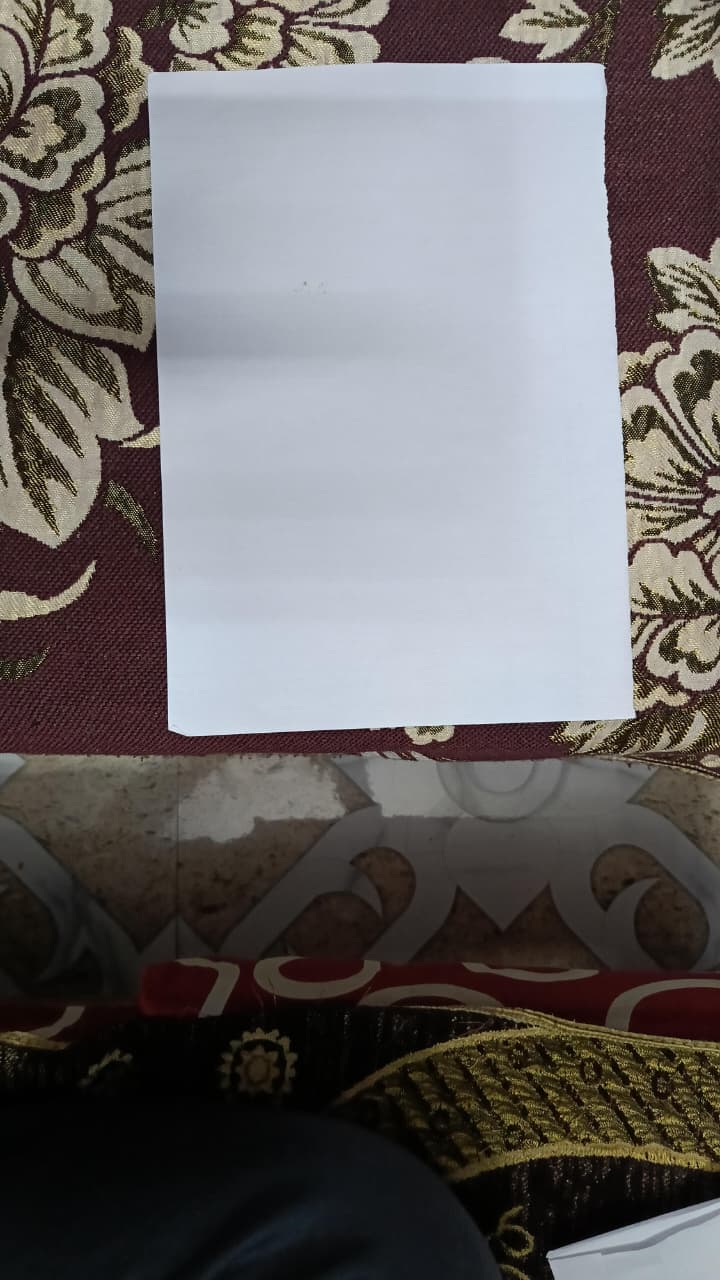
#> input picture 2.jpeg, 720 x 1280 px, given in place of the camera
$ python ObjectMeasurement.py
#> lines starting #> are read from the running program, lines starting #| are printed output that depends on the picture; after the words box and inside, x2 and y2 are one past the last pixel; in counts of white or black regions, pixels touching at a corner belong together
#> further down, img is the input picture: shape (1280, 720, 3); mean B, G, R 103, 102.9, 106.4
### utlis.py
import cv2
import numpy as np

def getContours(img,cThr=[100,100],showCanny=False,minArea=1000,filter=0,draw =False):
#> called with showCanny = False, minArea = 50000, filter = 4, draw = False
    imgGray = cv2.cvtColor(img,cv2.COLOR_BGR2GRAY)
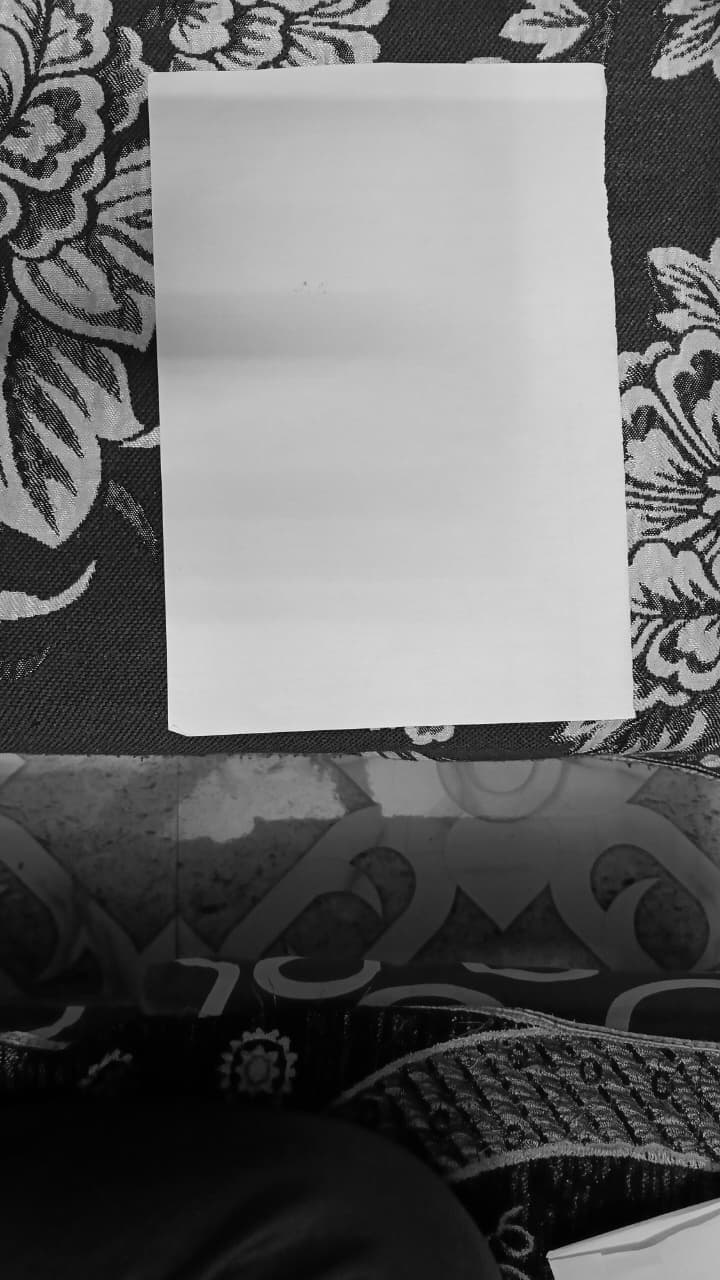
#> imgGray: shape (1280, 720); min 0, max 252, mean 104.1
    imgBlur = cv2.GaussianBlur(imgGray,(5,5),1)
    imgCanny = cv2.Canny(imgBlur,cThr[0],cThr[1])
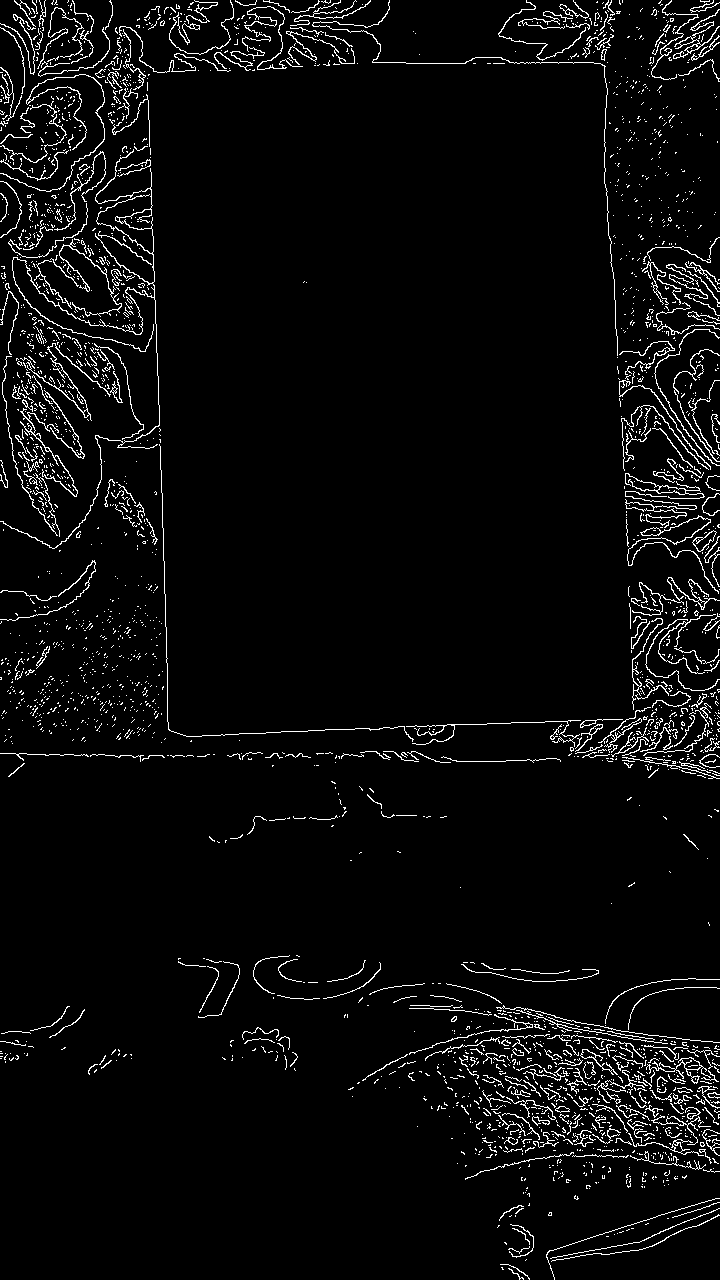
#> imgCanny: shape (1280, 720); 4.2% white in thin lines or dots
    kernel = np.ones((5,5))
    imgDial = cv2.dilate(imgCanny, kernel, iterations=1)  # 3 se 1 karein
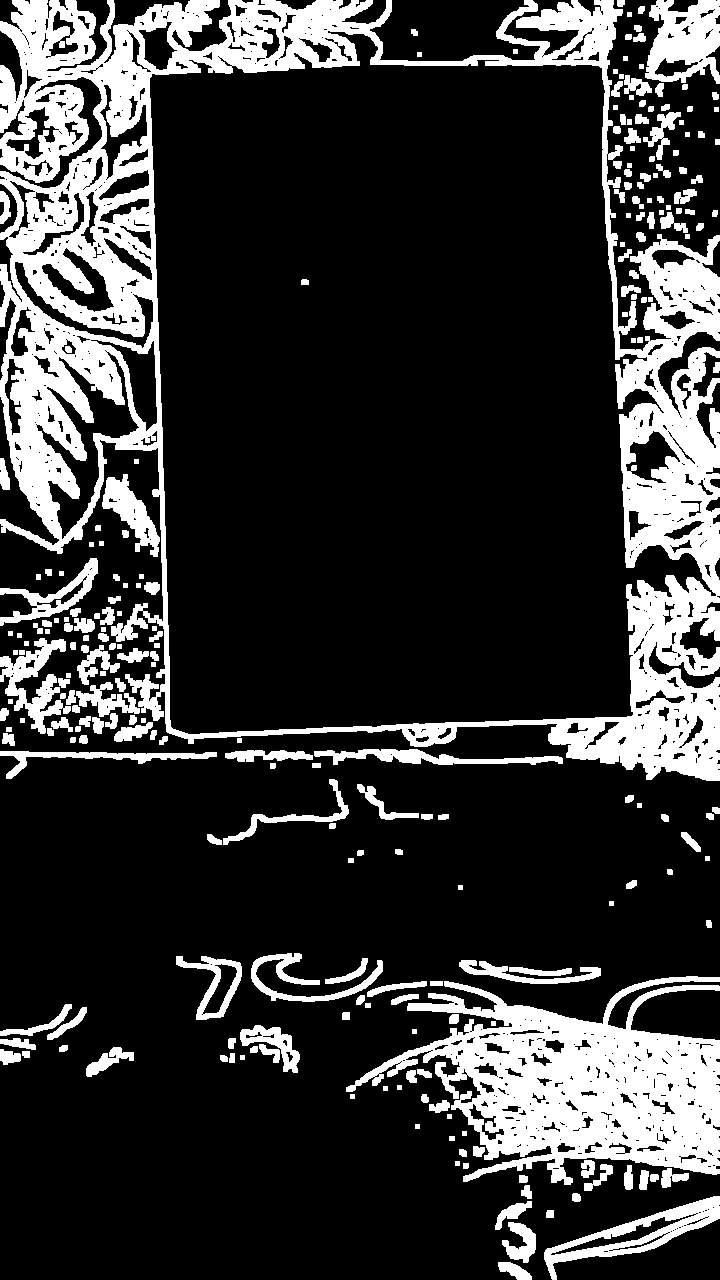
#> imgDial: shape (1280, 720); 21.2% white; 240 white regions, largest, box (x1, y1, x2, y2) and area: (0, 0, 720, 781) 112934, (346, 976, 720, 1185) 37037, (645, 0, 720, 84) 4265
    imgThre = cv2.erode(imgDial, kernel, iterations=1)  # 2 se 1 karein
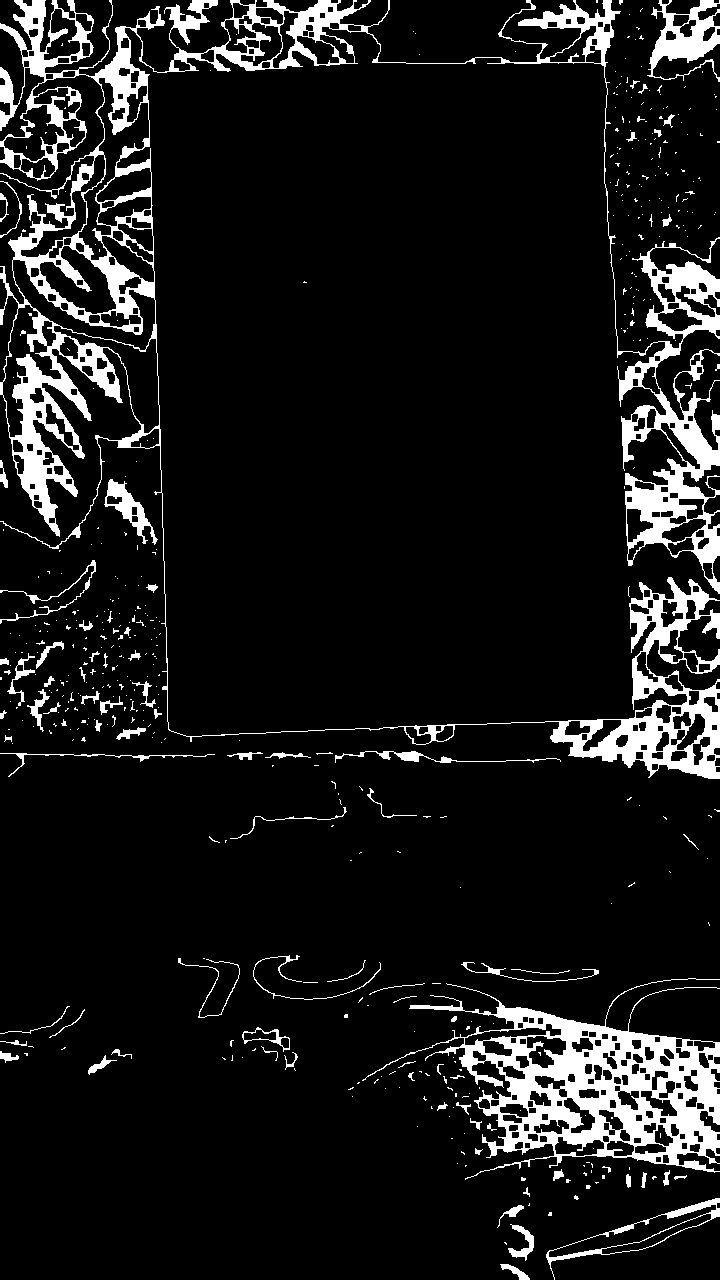
#> imgThre: shape (1280, 720); 9.7% white; 492 white regions (409 under 20 px)
    if showCanny:cv2.imshow('Canny',imgThre)
    contours,hiearchy = cv2.findContours(imgThre,cv2.RETR_EXTERNAL,cv2.CHAIN_APPROX_SIMPLE)
#> contours = 472 contours, 418 with area under 20; largest, box (x1, y1, x2, y2) and area: (0, 0, 720, 779) 91581, (362, 978, 720, 1180) 29732, (546, 1198, 720, 1280) 3530, (647, 0, 720, 82) 2688, (104, 479, 158, 545) 1074; hiearchy = 472 rows, first 6: [1, -1, -1, -1], [2, 0, -1, -1], [3, 1, -1, -1], [4, 2, -1, -1], [5, 3, -1, -1], [6, 4, -1, -1]
    finalCountours = []
    for i in contours:
        area = cv2.contourArea(i)
        if area > minArea:
            peri = cv2.arcLength(i,True)
            approx = cv2.approxPolyDP(i,0.02*peri,True)
            bbox = cv2.boundingRect(approx)
            if filter > 0:
                if len(approx) == filter:
                    finalCountours.append([len(approx),area,approx,bbox,i])
            else:
                finalCountours.append([len(approx),area,approx,bbox,i])
#> this loop made 472 passes
#> (area, peri, bbox) on pass 472: (91581, 14073.6, (14, 0, 706, 779))
#> area on passes 1, 3, 5, 7, 17, 18: 144.5, 291, 100.5, 3529.5, 42.5, 36
#> after the loop, finalCountours = []
    finalCountours = sorted(finalCountours,key = lambda x:x[1] ,reverse= True)
    if draw:
        for con in finalCountours:
            cv2.drawContours(img,con[4],-1,(0,0,255),3)
    return img, finalCountours

# [20 lines left out: functions reorder, warpImg, not called in this run]

def findDis(pts1,pts2):
    return ((pts2[0]-pts1[0])**2 + (pts2[1]-pts1[1])**2)**0.5

### ObjectMeasurement.py
import cv2
import utlis

###################################
webcam = True
path = '1.jpg'
cap = cv2.VideoCapture(0)
cap.set(10,160)
cap.set(3,1920)
cap.set(4,1080)
scale = 3
wP = 210 *scale
hP= 297 *scale
###################################

while True:
    if webcam:success,img = cap.read()
    else: img = cv2.imread(path)

    imgContours , conts = utlis.getContours(img,minArea=50000,filter=4)
#> conts = []
    if len(conts) != 0:
        biggest = conts[0][2]
        #print(biggest)
        imgWarp = utlis.warpImg(img, biggest, wP,hP)
        imgContours2, conts2 = utlis.getContours(imgWarp,
                                                 minArea=2000, filter=4,
                                                 cThr=[50,50],draw = False)
        if len(conts) != 0:
            for obj in conts2:
                cv2.polylines(imgContours2,[obj[2]],True,(0,255,0),2)
                nPoints = utlis.reorder(obj[2])
                # // ki jagah / use karein accurate calculation ke liye
                nW = round((utlis.findDis(nPoints[0][0] / scale, nPoints[1][0] / scale) / 10), 1)
                nH = round((utlis.findDis(nPoints[0][0] / scale, nPoints[2][0] / scale) / 10), 1)
                cv2.arrowedLine(imgContours2, (nPoints[0][0][0], nPoints[0][0][1]), (nPoints[1][0][0], nPoints[1][0][1]),
                                (255, 0, 255), 3, 8, 0, 0.05)
                cv2.arrowedLine(imgContours2, (nPoints[0][0][0], nPoints[0][0][1]), (nPoints[2][0][0], nPoints[2][0][1]),
                                (255, 0, 255), 3, 8, 0, 0.05)
                x, y, w, h = obj[3]
                cv2.putText(imgContours2, '{}cm'.format(nW), (x + 30, y - 10), cv2.FONT_HERSHEY_COMPLEX_SMALL, 1.5,
                            (255, 0, 255), 2)
                cv2.putText(imgContours2, '{}cm'.format(nH), (x - 70, y + h // 2), cv2.FONT_HERSHEY_COMPLEX_SMALL, 1.5,
                            (255, 0, 255), 2)
        cv2.imshow('A4', imgContours2)

    img = cv2.resize(img,(0,0),None,0.5,0.5)
#> img: shape (640, 360, 3)
    cv2.imshow('Original',img)
    cv2.waitKey(1)
